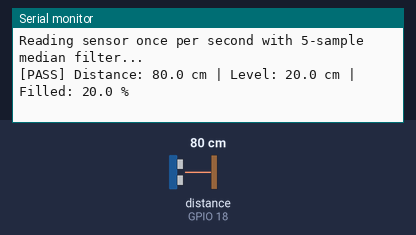
Bench run of a sketch on a simulated ESP32. Shown: the last lines printed to the serial monitor. Wiring (inferred from the names in the program): ultrasonic range finder: trigger GPIO 5; echo GPIO 18. The test bench sets the inputs (shaded band); at power-on: distance to the obstacle (sensor on GPIO 18) 80 cm. The echo pulse lasts 58.3 µs per cm.

Above: at 2.2 s.
2.3 s: distance to the obstacle (sensor on GPIO 18) set to 2 cm
At 3.0 s:
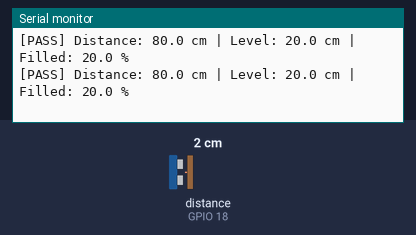
3.8 s: distance to the obstacle (sensor on GPIO 18) set to 4 cm
At 5.0 s:
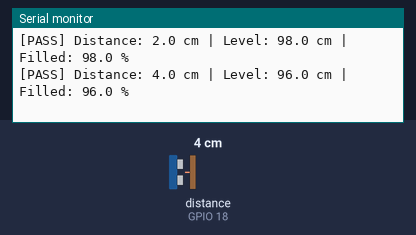
Timing chart, 0 to 6.8 s (numbered marks = the images above; inputs shaded):
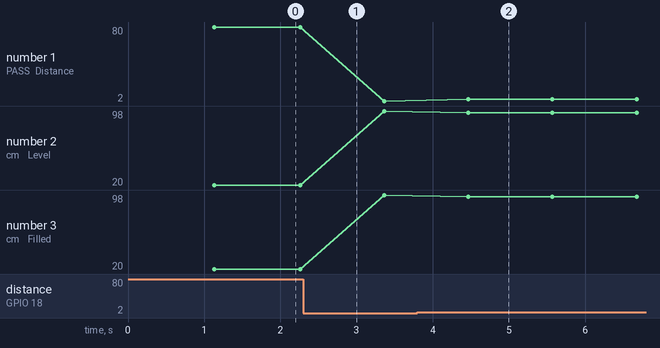

The sketch:

esp32_standalone_sensor_test.ino
```cpp
/*
 * ============================================================================
 * ESP32 HC-SR04 Standalone Sensor Hardware Diagnostic Test
 * Purpose: Independent sensor validation without Wi-Fi/Backend dependency
 * ============================================================================
 */

const int TRIG_PIN = 5;
const int ECHO_PIN = 18;
const float TANK_HEIGHT_CM = 100.0;
const int FILTER_SAMPLES = 5;

void setup() {
  Serial.begin(115200);
  delay(1000);
  pinMode(TRIG_PIN, OUTPUT);
  pinMode(ECHO_PIN, INPUT);
  digitalWrite(TRIG_PIN, LOW);

  Serial.println("\n--- HC-SR04 Hardware Diagnostic Initialized ---");
  Serial.println("Trig: GPIO 5 | Echo: GPIO 18 (Voltage Divider 1k/2k)");
  Serial.println("Reading sensor once per second with 5-sample median filter...");
}

unsigned long pingSingle() {
  digitalWrite(TRIG_PIN, LOW);
  delayMicroseconds(2);
  digitalWrite(TRIG_PIN, HIGH);
  delayMicroseconds(10);
  digitalWrite(TRIG_PIN, LOW);
  return pulseIn(ECHO_PIN, HIGH, 30000);
}

void loop() {
  unsigned long samples[FILTER_SAMPLES];
  int valids = 0;

  for (int i = 0; i < FILTER_SAMPLES; i++) {
    unsigned long d = pingSingle();
    if (d > 0) {
      samples[valids++] = d;
    }
    delay(20);
  }

  if (valids < 3) {
    Serial.println("[FAIL] No Echo pulse detected. Check: 1) 5V to VCC 2) GND common 3) 1k/2k Resistors on ECHO pin 18.");
  } else {
    // Sort
    for (int i = 0; i < valids - 1; i++) {
      for (int j = 0; j < valids - i - 1; j++) {
        if (samples[j] > samples[j + 1]) {
          unsigned long t = samples[j];
          samples[j] = samples[j + 1];
          samples[j + 1] = t;
        }
      }
    }
    unsigned long med = samples[valids / 2];
    float dist = (med * 0.0343) / 2.0;
    float level = TANK_HEIGHT_CM - dist;
    if (level < 0) level = 0;
    if (level > TANK_HEIGHT_CM) level = TANK_HEIGHT_CM;
    float pct = (level / TANK_HEIGHT_CM) * 100.0;

    Serial.print("[PASS] Distance: ");
    Serial.print(dist, 1);
    Serial.print(" cm | Level: ");
    Serial.print(level, 1);
    Serial.print(" cm | Filled: ");
    Serial.print(pct, 1);
    Serial.println(" %");
  }

  delay(1000);
}
```

Measured:
- after the input at 3.8 s, the serial monitor: prints a new line after 0.67 s (image 2)
- plotted number 2: 20 → 98 after the input at 2.3 s, 98 → 96 after the input at 3.8 s
- plotted number 3: 20 → 98 after the input at 2.3 s, 98 → 96 after the input at 3.8 s
